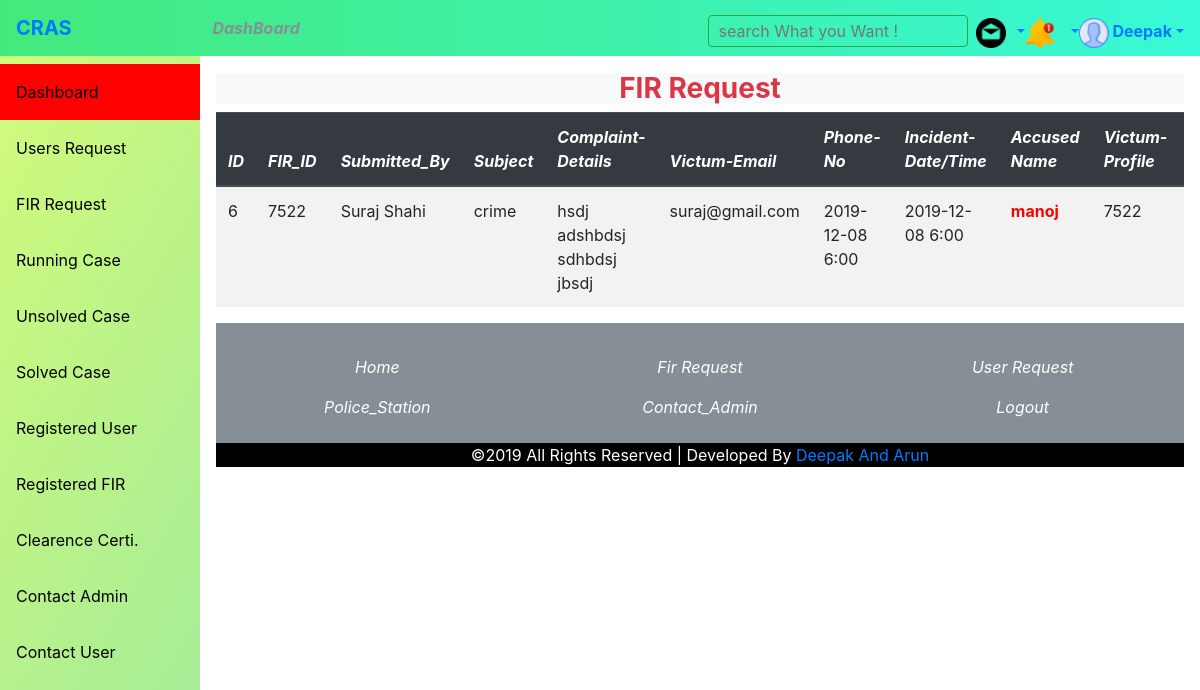
Screenshot of /sub-admin/subadmin_dashboard.php?option=requested_fir (signed in) with the database file from the repository.
### tables this page shows
CREATE TABLE `subadmin_details` (
  `sadmin_id` int(10) NOT NULL,
  `batch_no` varchar(17) NOT NULL,
  `first_name` text NOT NULL,
  `middle_name` text NOT NULL,
  `last_name` text NOT NULL,
  `gender` text NOT NULL,
  `age` int(10) NOT NULL,
  `contact_no` varchar(14) NOT NULL,
  `city` varchar(13) NOT NULL,
  `state` varchar(13) NOT NULL,
  `zcode` int(9) NOT NULL,
  `username` varchar(13) NOT NULL,
  `email` varchar(35) NOT NULL,
  `password` varchar(255) NOT NULL,
  `identity_no` varchar(17) NOT NULL,
  `type` varchar(9) NOT NULL,
  `datetime` date NOT NULL
);

CREATE TABLE `complaint` (
  `id` int(10) NOT NULL,
  `submitted_by` varchar(20) NOT NULL,
  `identity_no` varchar(17) NOT NULL,
  `police_station` varchar(17) NOT NULL,
  `police_ward` varchar(17) NOT NULL,
  `other_policestation` varchar(27) NOT NULL,
  `fir_id` int(7) NOT NULL,
  `victum_email` varchar(27) NOT NULL,
  `phone` varchar(14) NOT NULL,
  `crime_type` varchar(27) NOT NULL,
  `crime_details` varchar(200) NOT NULL,
  `incident_date` varchar(60) NOT NULL,
  `incident_time` varchar(17) NOT NULL,
  `incident_place` varchar(17) NOT NULL,
  `accused_name` varchar(27) NOT NULL,
  `witness_name` varchar(47) NOT NULL,
  `witness_address` varchar(47) NOT NULL,
  `fir_status` varchar(10) NOT NULL,
  `firsubmit_date` varchar(60) NOT NULL
);

### sub-admin/requested_fir.php (the view, shortened to what this page needs)
<?php
$link = mysqli_connect("localhost", "root", "", "ocras");
$sql = "SELECT * FROM complaint where fir_status='pending'";
if ($res = mysqli_query($link, $sql)) {
    if (mysqli_num_rows($res) > 0) { ?>
  <h3 class="text-capitalize text-center bg-light text-danger font-weight-bold"> FIR Request </h3>
  <table class="table table-striped table-hover table-responsive">
            <thead class="thead-dark bg-dark text-white font-italic">
              <tr>
                <th>ID</th>
                <th>FIR_ID</th>
                <th>Submitted_By</th>
                <th>Subject</th>
                <th>Complaint-Details</th>
                <th>Victum-Email</th>
                <th>Phone-No</th>
                <th>Incident-Date/Time</th>
                <th>Accused Name</th>
                <th>Victum-Profile</th>
                <th>Police-Station</th>
              </tr>
            </thead>
            <?php
            while ($row = mysqli_fetch_array($res)) {
                $submitted_by=$row['submitted_by'];
                 $Id=$row['id'];
                   $police_station=$row['police_station'];
                      $fir_id=$row['fir_id'];
                       $victum_email=$row['victum_email'];
                        $crime_type=$row['crime_type'];
                         $crime_details=$row['crime_details'];
                          $incident_date=$row['incident_date'];
                           $incident_time=$row['incident_time'];
                             $accused_name=$row['accused_name'];
                                  $incident_datetime=$incident_date." ".$incident_time;
  ?>
            <tbody>
            <tr>
              <td><?php echo htmlentities($Id); ?></td>
              <td><?php echo htmlentities($fir_id); ?></td>
              <td><?php echo htmlentities($submitted_by); ?></td>
              <td><?php echo htmlentities($crime_type); ?></td>
              <td><?php echo htmlentities($crime_details); ?></td>
              <td><?php echo htmlentities($victum_email); ?></td>
              <td><?php echo htmlentities($incident_datetime); ?></td>
              <td><?php echo htmlentities($incident_datetime); ?></td>
              <td style="color: red;font-weight: bold;"><?php echo htmlentities($accused_name); ?></td>
              <td><?php echo htmlentities($fir_id); ?></td>
              <td><?php echo htmlentities($police_station); ?></td>
            </tr>
          </tbody>
          <?php } ?>
          </table>
 <?php
    }
}
?>
<?php include('asset.php');?>

### sub-admin/subadmin_dashboard.php (shortened to what this page needs)
<?php
    $conn=mysqli_connect("localhost","root","",'ocras');
        $subadmin_batchno=$_SESSION['subadmin_batchno'];
        $result1=mysqli_query($conn,"SELECT first_name, last_name FROM subadmin_details where batch_no='$subadmin_batchno' ");
        $q2=mysqli_fetch_assoc($result1);
        $first_name=$_SESSION['first_name']=$q2['first_name'];
?>
<!DOCTYPE html>
<html>
<head>
<link rel="stylesheet" href="https://stackpath.bootstrapcdn.com/bootstrap/4.3.1/css/bootstrap.min.css">
</head>
<body>
<div class="sidebar">
  <a  href="#"></a>
  <a  href="#"></a>
  <a href="subadmin_dashboard.php" style="text-decoration: none;background-color: red;">Dashboard</a>
  <a href="subadmin_dashboard.php?option=users_request" style="text-decoration: none;">Users Request</a>
  <a href="subadmin_dashboard.php?option=requested_fir" style="text-decoration: none;">FIR  Request </a>
    <a  href="subadmin_dashboard.php?option=running_case" style="text-decoration: none;">Running Case</a>
    <a href="subadmin_dashboard.php?option=unsolved_case" style="text-decoration: none;">Unsolved Case</a>
     <a  href="subadmin_dashboard.php?option=solved_case" style="text-decoration: none;">Solved Case</a>
<a href="subadmin_dashboard.php?option=registered_user" style="text-decoration: none;">Registered User</a>
  <a href="subadmin_dashboard.php?option=registered_fir" style="text-decoration: none;">Registered FIR</a>
  <a href="subadmin_dashboard.php?option=clearence_certi" style="text-decoration: none;">Clearence Certi.</a>
  <a href="subadmin_dashboard.php?option=contact_admin" style="text-decoration: none;">Contact Admin</a>
  <a href="subadmin_dashboard.php?option=contact_user" style="text-decoration: none;">Contact User</a>
</div>
   <nav class="navbar navbar-expand-md navbar-darktop fixed-top " style="background-image: linear-gradient(to right, #43e97b 0%, #38f9d7 100%);color: black;font-weight: bold;">
        <a class="navbar-brand" href="#">CRAS</a>
        <div class="collapse navbar-collapse" id="navbarCollapse">
          <ul class="navbar-nav mr-auto">
            <li class="nav-item active">
              <a class="nav-link" href="#" class="text-secondary"><span class="text-secondary">DashBoard</span></a>
            </li>
          </ul>
          <ul class="navbar-nav text-justify">
               <li class="nav-item">
                <form action="" method="POST">
                  <input type="text" name="search" placeholder=" search What you Want !" class="text-justify btn btn-outline-success" style="padding: 5px;margin-top: 6px;
                  ">
                </form>
               </li>&nbsp;&nbsp;
            <li class="dropdown" style="margin-top:9px;">
              <a class="dropdown-toggle" role="button" data-toggle="dropdown" href="#" style="text-decoration: none;">
              <img src="img/email.png" style="height: 30px;width: 30px;">&nbsp;&nbsp;</a>
             </li>
             <li class="dropdown" style="margin-top:9px;">
              <a class="dropdown-toggle" role="button" data-toggle="dropdown" href="#" style="text-decoration: none;">
              <img src="img/notification.png" style="height: 30px;width: 30px;">&nbsp;&nbsp; </a>
             </li>
           <li class="dropdown" style="margin-top:9px;">
            <a class="dropdown-toggle" role="button" data-toggle="dropdown" href="#" style="text-decoration: none;">
            <img src="img/user.png" style="height: 30px;width: 30px;">&nbsp;<?php echo $first_name ;?></a>
          </li>
          </ul>
        </div>
      </nav>
      <br><br><br>
  <div class="content">
        <?php
    @$opt=$_GET['option'];
    if($opt!="")
    {
      if($opt=="users_request")
      {
      include('users_request.php');
      }
      else if($opt=="requested_fir")
      {
      include('requested_fir.php');
      }
    }
    else
    {
      include 'subadmin_main.php';
    }
    ?>
 <footer style="clear: both;" class="badge-secondary "><br>
      <div class="container">
        <div class="row text-center custom-list">
          <div class="col-sm-4">
            <ul class="list-unstyled">
            <li><a href="subadmin_dashboard.php" class="nav-link">Home</a></li>
            <li ><a href="police_station.php" class="nav-link">Police_Station</a></li>
          </ul>
          </div>
          <div class="col-sm-4">
            <ul class="list-unstyled">
              <li><a href="subadmin_dashboard.php?option=requested_fir" class="nav-link">Fir Request</a></li>
               <li><a href="subadmin_dashboard.php?option=contact_admin" class="nav-link">Contact_Admin</a></li>
            </ul>
          </div>
          <div class="col-sm-4">
            <ul class="list-unstyled">
              <li><a href="subadmin_dashboard.php?option=users_request" class="nav-link">User Request</a></li>
              <li><a href="subadmin_logout.php" class="nav-link">Logout</a></li>
            </ul>
          </div>
        </div>
      </div>
      <div class="footer-copyright text-center text-white" style="background-color: black;">
            <p >&copy;2019 All Rights Reserved | Developed By <span class="text-primary">Deepak And Arun </span></p>
          </div>
    </footer>
</div>
</body>
</html>

### sub-admin/subadmin_dashboard.php (style rules this page uses)
body { margin: 0; font-family: "Lato", sans-serif; }
.sidebar { margin: 0; padding: 0; width: 200px; background-image: linear-gradient(120deg, #d4fc79 0%, #96e6a1 100%); position: fixed; height: 100%; overflow: auto; }
.sidebar a { display: block; color: black; padding: 16px; text-decoration: none; }
div.content { margin-left: 200px; padding: 1px 16px; height: 1000px; }
.nav-link { color: white;font-style: italic; }

### rows the page displays
subadmin_details: first_name "Deepak"
complaint: id "6", fir "7522", submitted_by "Suraj Shahi", crime_type "crime", crime_details "hsdj adshbdsj sdhbdsj jbsdj", victum_email "suraj@gmail.com", incident_datetime "2019-12-08 6:00", accused_name "manoj"
